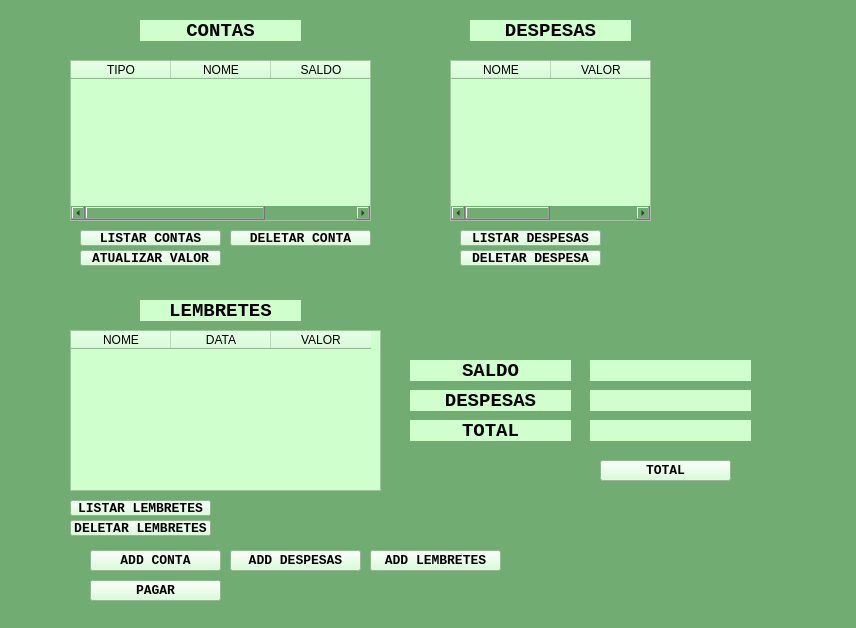
<?xml version="1.0" encoding="UTF-8"?>
<ui version="4.0">
 <class>MainWindow</class>
 <widget class="QMainWindow" name="MainWindow">
  <property name="geometry">
   <rect>
    <x>0</x>
    <y>0</y>
    <width>856</width>
    <height>628</height>
   </rect>
  </property>
  <property name="maximumSize">
   <size>
    <width>856</width>
    <height>628</height>
   </size>
  </property>
  <property name="windowTitle">
   <string>SGMFINANÇAS</string>
  </property>
  <property name="styleSheet">
   <string notr="true">background-color: rgb(113, 173, 114);</string>
  </property>
  <widget class="QWidget" name="centralwidget">
   <widget class="QLabel" name="label">
    <property name="geometry">
     <rect>
      <x>140</x>
      <y>20</y>
      <width>161</width>
      <height>21</height>
     </rect>
    </property>
    <property name="font">
     <font>
      <family>Courier New</family>
      <pointsize>14</pointsize>
      <weight>75</weight>
      <bold>true</bold>
     </font>
    </property>
    <property name="styleSheet">
     <string notr="true">background-color: rgb(206, 255, 205);
</string>
    </property>
    <property name="frameShape">
     <enum>QFrame::NoFrame</enum>
    </property>
    <property name="frameShadow">
     <enum>QFrame::Plain</enum>
    </property>
    <property name="text">
     <string>CONTAS</string>
    </property>
    <property name="alignment">
     <set>Qt::AlignCenter</set>
    </property>
   </widget>
   <widget class="QTableWidget" name="tableWidget">
    <property name="geometry">
     <rect>
      <x>70</x>
      <y>60</y>
      <width>301</width>
      <height>161</height>
     </rect>
    </property>
    <property name="styleSheet">
     <string notr="true">background-color: rgb(206, 255, 205);</string>
    </property>
    <column>
     <property name="text">
      <string>TIPO</string>
     </property>
    </column>
    <column>
     <property name="text">
      <string>NOME</string>
     </property>
    </column>
    <column>
     <property name="text">
      <string>SALDO</string>
     </property>
    </column>
   </widget>
   <widget class="QLabel" name="label_2">
    <property name="geometry">
     <rect>
      <x>470</x>
      <y>20</y>
      <width>161</width>
      <height>21</height>
     </rect>
    </property>
    <property name="font">
     <font>
      <family>Courier New</family>
      <pointsize>14</pointsize>
      <weight>75</weight>
      <bold>true</bold>
     </font>
    </property>
    <property name="styleSheet">
     <string notr="true">background-color: rgb(206, 255, 205);
</string>
    </property>
    <property name="frameShape">
     <enum>QFrame::NoFrame</enum>
    </property>
    <property name="frameShadow">
     <enum>QFrame::Plain</enum>
    </property>
    <property name="text">
     <string>DESPESAS</string>
    </property>
    <property name="alignment">
     <set>Qt::AlignCenter</set>
    </property>
   </widget>
   <widget class="QTableWidget" name="tableWidget_2">
    <property name="geometry">
     <rect>
      <x>450</x>
      <y>60</y>
      <width>201</width>
      <height>161</height>
     </rect>
    </property>
    <property name="styleSheet">
     <string notr="true">background-color: rgb(206, 255, 205);</string>
    </property>
    <column>
     <property name="text">
      <string>NOME</string>
     </property>
    </column>
    <column>
     <property name="text">
      <string>VALOR</string>
     </property>
    </column>
   </widget>
   <widget class="QLabel" name="label_3">
    <property name="geometry">
     <rect>
      <x>140</x>
      <y>300</y>
      <width>161</width>
      <height>21</height>
     </rect>
    </property>
    <property name="font">
     <font>
      <family>Courier New</family>
      <pointsize>14</pointsize>
      <weight>75</weight>
      <bold>true</bold>
     </font>
    </property>
    <property name="styleSheet">
     <string notr="true">background-color: rgb(206, 255, 205);</string>
    </property>
    <property name="frameShape">
     <enum>QFrame::NoFrame</enum>
    </property>
    <property name="frameShadow">
     <enum>QFrame::Plain</enum>
    </property>
    <property name="text">
     <string>LEMBRETES</string>
    </property>
    <property name="alignment">
     <set>Qt::AlignCenter</set>
    </property>
   </widget>
   <widget class="QTableWidget" name="tableWidget_3">
    <property name="geometry">
     <rect>
      <x>70</x>
      <y>330</y>
      <width>311</width>
      <height>161</height>
     </rect>
    </property>
    <property name="styleSheet">
     <string notr="true">background-color: rgb(206, 255, 205);</string>
    </property>
    <column>
     <property name="text">
      <string>NOME</string>
     </property>
    </column>
    <column>
     <property name="text">
      <string>DATA</string>
     </property>
    </column>
    <column>
     <property name="text">
      <string>VALOR</string>
     </property>
    </column>
   </widget>
   <widget class="QPushButton" name="pushButton">
    <property name="geometry">
     <rect>
      <x>90</x>
      <y>550</y>
      <width>131</width>
      <height>21</height>
     </rect>
    </property>
    <property name="font">
     <font>
      <family>Courier New</family>
      <pointsize>10</pointsize>
      <weight>75</weight>
      <bold>true</bold>
     </font>
    </property>
    <property name="styleSheet">
     <string notr="true">background-color: rgb(206, 255, 205);</string>
    </property>
    <property name="text">
     <string>ADD CONTA</string>
    </property>
   </widget>
   <widget class="QPushButton" name="pushButton_2">
    <property name="geometry">
     <rect>
      <x>230</x>
      <y>550</y>
      <width>131</width>
      <height>21</height>
     </rect>
    </property>
    <property name="font">
     <font>
      <family>Courier New</family>
      <pointsize>10</pointsize>
      <weight>75</weight>
      <bold>true</bold>
     </font>
    </property>
    <property name="styleSheet">
     <string notr="true">background-color: rgb(206, 255, 205);</string>
    </property>
    <property name="text">
     <string>ADD DESPESAS</string>
    </property>
   </widget>
   <widget class="QPushButton" name="pushButton_3">
    <property name="geometry">
     <rect>
      <x>370</x>
      <y>550</y>
      <width>131</width>
      <height>21</height>
     </rect>
    </property>
    <property name="font">
     <font>
      <family>Courier New</family>
      <pointsize>10</pointsize>
      <weight>75</weight>
      <bold>true</bold>
     </font>
    </property>
    <property name="styleSheet">
     <string notr="true">background-color: rgb(206, 255, 205);</string>
    </property>
    <property name="text">
     <string>ADD LEMBRETES</string>
    </property>
   </widget>
   <widget class="QPushButton" name="pushButton_4">
    <property name="geometry">
     <rect>
      <x>80</x>
      <y>230</y>
      <width>141</width>
      <height>16</height>
     </rect>
    </property>
    <property name="font">
     <font>
      <family>Courier New</family>
      <pointsize>10</pointsize>
      <weight>75</weight>
      <bold>true</bold>
     </font>
    </property>
    <property name="styleSheet">
     <string notr="true">background-color: rgb(206, 255, 205);</string>
    </property>
    <property name="text">
     <string>LISTAR CONTAS</string>
    </property>
   </widget>
   <widget class="QPushButton" name="pushButton_5">
    <property name="geometry">
     <rect>
      <x>460</x>
      <y>230</y>
      <width>141</width>
      <height>16</height>
     </rect>
    </property>
    <property name="font">
     <font>
      <family>Courier New</family>
      <pointsize>10</pointsize>
      <weight>75</weight>
      <bold>true</bold>
     </font>
    </property>
    <property name="styleSheet">
     <string notr="true">background-color: rgb(206, 255, 205);</string>
    </property>
    <property name="text">
     <string>LISTAR DESPESAS</string>
    </property>
   </widget>
   <widget class="QPushButton" name="pushButton_6">
    <property name="geometry">
     <rect>
      <x>70</x>
      <y>500</y>
      <width>141</width>
      <height>16</height>
     </rect>
    </property>
    <property name="font">
     <font>
      <family>Courier New</family>
      <pointsize>10</pointsize>
      <weight>75</weight>
      <bold>true</bold>
     </font>
    </property>
    <property name="styleSheet">
     <string notr="true">background-color: rgb(206, 255, 205);</string>
    </property>
    <property name="text">
     <string>LISTAR LEMBRETES</string>
    </property>
   </widget>
   <widget class="QLabel" name="label_4">
    <property name="geometry">
     <rect>
      <x>410</x>
      <y>360</y>
      <width>161</width>
      <height>21</height>
     </rect>
    </property>
    <property name="font">
     <font>
      <family>Courier New</family>
      <pointsize>14</pointsize>
      <weight>75</weight>
      <bold>true</bold>
     </font>
    </property>
    <property name="styleSheet">
     <string notr="true">background-color: rgb(206, 255, 205);
</string>
    </property>
    <property name="frameShape">
     <enum>QFrame::NoFrame</enum>
    </property>
    <property name="frameShadow">
     <enum>QFrame::Plain</enum>
    </property>
    <property name="text">
     <string>SALDO</string>
    </property>
    <property name="alignment">
     <set>Qt::AlignCenter</set>
    </property>
   </widget>
   <widget class="QLabel" name="label_5">
    <property name="geometry">
     <rect>
      <x>410</x>
      <y>390</y>
      <width>161</width>
      <height>21</height>
     </rect>
    </property>
    <property name="font">
     <font>
      <family>Courier New</family>
      <pointsize>14</pointsize>
      <weight>75</weight>
      <bold>true</bold>
     </font>
    </property>
    <property name="styleSheet">
     <string notr="true">background-color: rgb(206, 255, 205);
</string>
    </property>
    <property name="frameShape">
     <enum>QFrame::NoFrame</enum>
    </property>
    <property name="frameShadow">
     <enum>QFrame::Plain</enum>
    </property>
    <property name="text">
     <string>DESPESAS</string>
    </property>
    <property name="alignment">
     <set>Qt::AlignCenter</set>
    </property>
   </widget>
   <widget class="QLabel" name="label_6">
    <property name="geometry">
     <rect>
      <x>410</x>
      <y>420</y>
      <width>161</width>
      <height>21</height>
     </rect>
    </property>
    <property name="font">
     <font>
      <family>Courier New</family>
      <pointsize>14</pointsize>
      <weight>75</weight>
      <bold>true</bold>
     </font>
    </property>
    <property name="styleSheet">
     <string notr="true">background-color: rgb(206, 255, 205);
</string>
    </property>
    <property name="frameShape">
     <enum>QFrame::NoFrame</enum>
    </property>
    <property name="frameShadow">
     <enum>QFrame::Plain</enum>
    </property>
    <property name="text">
     <string>TOTAL</string>
    </property>
    <property name="alignment">
     <set>Qt::AlignCenter</set>
    </property>
   </widget>
   <widget class="QLabel" name="label_7">
    <property name="geometry">
     <rect>
      <x>590</x>
      <y>360</y>
      <width>161</width>
      <height>21</height>
     </rect>
    </property>
    <property name="font">
     <font>
      <pointsize>10</pointsize>
      <weight>75</weight>
      <bold>true</bold>
     </font>
    </property>
    <property name="styleSheet">
     <string notr="true">background-color: rgb(206, 255, 205);
color: rgb(0, 170, 0);
</string>
    </property>
    <property name="text">
     <string/>
    </property>
    <property name="alignment">
     <set>Qt::AlignCenter</set>
    </property>
   </widget>
   <widget class="QLabel" name="label_8">
    <property name="geometry">
     <rect>
      <x>590</x>
      <y>390</y>
      <width>161</width>
      <height>21</height>
     </rect>
    </property>
    <property name="font">
     <font>
      <pointsize>10</pointsize>
      <weight>75</weight>
      <bold>true</bold>
     </font>
    </property>
    <property name="styleSheet">
     <string notr="true">background-color: rgb(206, 255, 205);
color: rgb(255, 0, 0);
</string>
    </property>
    <property name="text">
     <string/>
    </property>
    <property name="alignment">
     <set>Qt::AlignCenter</set>
    </property>
   </widget>
   <widget class="QLabel" name="label_9">
    <property name="geometry">
     <rect>
      <x>590</x>
      <y>420</y>
      <width>161</width>
      <height>21</height>
     </rect>
    </property>
    <property name="font">
     <font>
      <pointsize>10</pointsize>
      <weight>75</weight>
      <bold>true</bold>
     </font>
    </property>
    <property name="styleSheet">
     <string notr="true">background-color: rgb(206, 255, 205);
</string>
    </property>
    <property name="text">
     <string/>
    </property>
    <property name="alignment">
     <set>Qt::AlignCenter</set>
    </property>
   </widget>
   <widget class="QPushButton" name="pushButton_7">
    <property name="geometry">
     <rect>
      <x>600</x>
      <y>460</y>
      <width>131</width>
      <height>21</height>
     </rect>
    </property>
    <property name="font">
     <font>
      <family>Courier New</family>
      <pointsize>10</pointsize>
      <weight>75</weight>
      <bold>true</bold>
     </font>
    </property>
    <property name="styleSheet">
     <string notr="true">background-color: rgb(206, 255, 205);</string>
    </property>
    <property name="text">
     <string>TOTAL</string>
    </property>
   </widget>
   <widget class="QPushButton" name="pushButton_8">
    <property name="geometry">
     <rect>
      <x>80</x>
      <y>250</y>
      <width>141</width>
      <height>16</height>
     </rect>
    </property>
    <property name="font">
     <font>
      <family>Courier New</family>
      <pointsize>10</pointsize>
      <weight>75</weight>
      <bold>true</bold>
     </font>
    </property>
    <property name="styleSheet">
     <string notr="true">background-color: rgb(206, 255, 205);</string>
    </property>
    <property name="text">
     <string>ATUALIZAR VALOR</string>
    </property>
   </widget>
   <widget class="QPushButton" name="pushButton_9">
    <property name="geometry">
     <rect>
      <x>90</x>
      <y>580</y>
      <width>131</width>
      <height>21</height>
     </rect>
    </property>
    <property name="font">
     <font>
      <family>Courier New</family>
      <pointsize>10</pointsize>
      <weight>75</weight>
      <bold>true</bold>
     </font>
    </property>
    <property name="styleSheet">
     <string notr="true">background-color: rgb(206, 255, 205);</string>
    </property>
    <property name="text">
     <string>PAGAR</string>
    </property>
   </widget>
   <widget class="QPushButton" name="pushButton_10">
    <property name="geometry">
     <rect>
      <x>230</x>
      <y>230</y>
      <width>141</width>
      <height>16</height>
     </rect>
    </property>
    <property name="font">
     <font>
      <family>Courier New</family>
      <pointsize>10</pointsize>
      <weight>75</weight>
      <bold>true</bold>
     </font>
    </property>
    <property name="styleSheet">
     <string notr="true">background-color: rgb(206, 255, 205);</string>
    </property>
    <property name="text">
     <string>DELETAR CONTA</string>
    </property>
   </widget>
   <widget class="QPushButton" name="pushButton_11">
    <property name="geometry">
     <rect>
      <x>460</x>
      <y>250</y>
      <width>141</width>
      <height>16</height>
     </rect>
    </property>
    <property name="font">
     <font>
      <family>Courier New</family>
      <pointsize>10</pointsize>
      <weight>75</weight>
      <bold>true</bold>
     </font>
    </property>
    <property name="styleSheet">
     <string notr="true">background-color: rgb(206, 255, 205);</string>
    </property>
    <property name="text">
     <string>DELETAR DESPESA</string>
    </property>
   </widget>
   <widget class="QPushButton" name="pushButton_12">
    <property name="geometry">
     <rect>
      <x>70</x>
      <y>520</y>
      <width>141</width>
      <height>16</height>
     </rect>
    </property>
    <property name="font">
     <font>
      <family>Courier New</family>
      <pointsize>10</pointsize>
      <weight>75</weight>
      <bold>true</bold>
     </font>
    </property>
    <property name="styleSheet">
     <string notr="true">background-color: rgb(206, 255, 205);</string>
    </property>
    <property name="text">
     <string>DELETAR LEMBRETES</string>
    </property>
   </widget>
  </widget>
  <widget class="QStatusBar" name="statusbar"/>
 </widget>
 <resources/>
 <connections/>
</ui>
